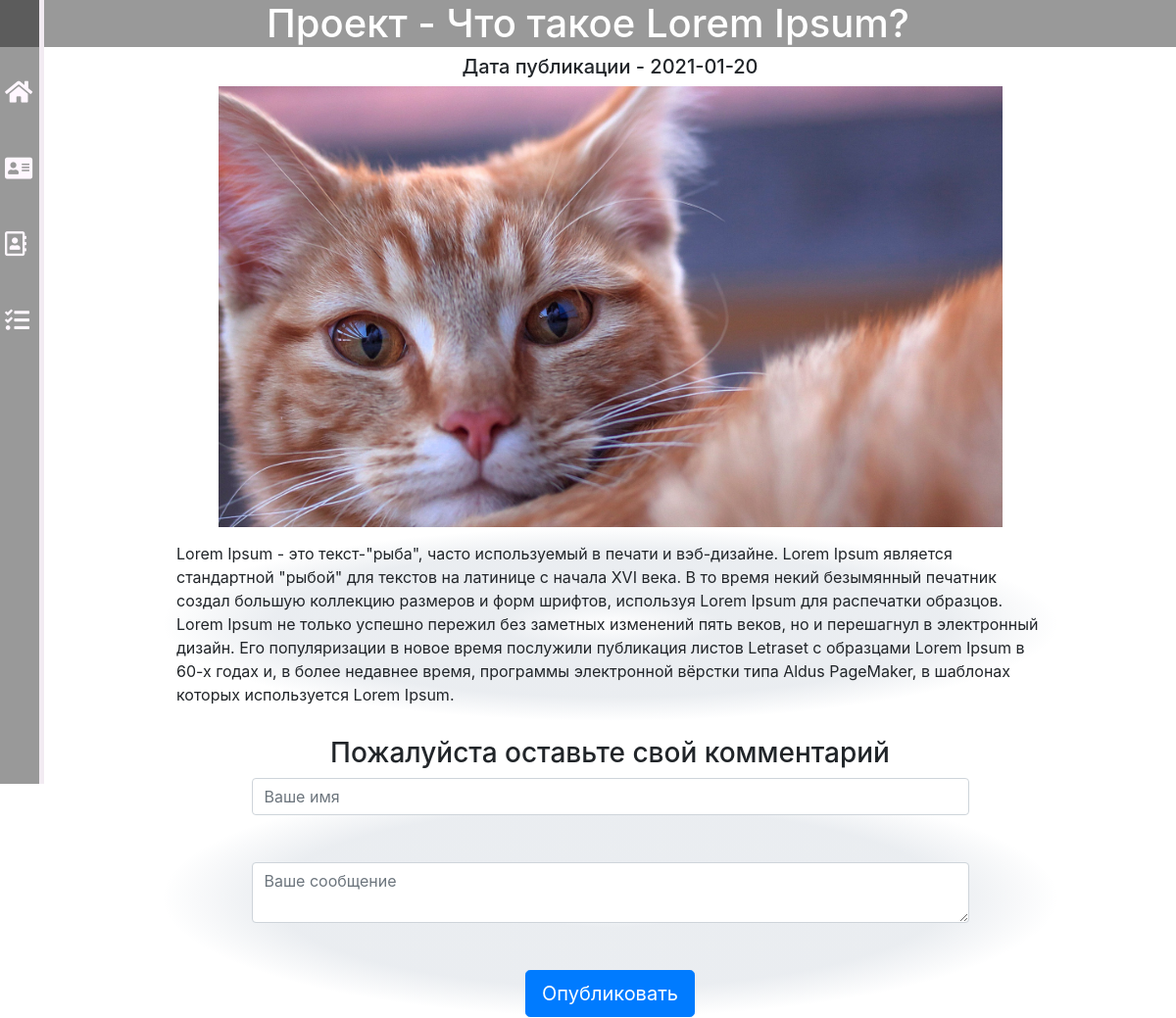
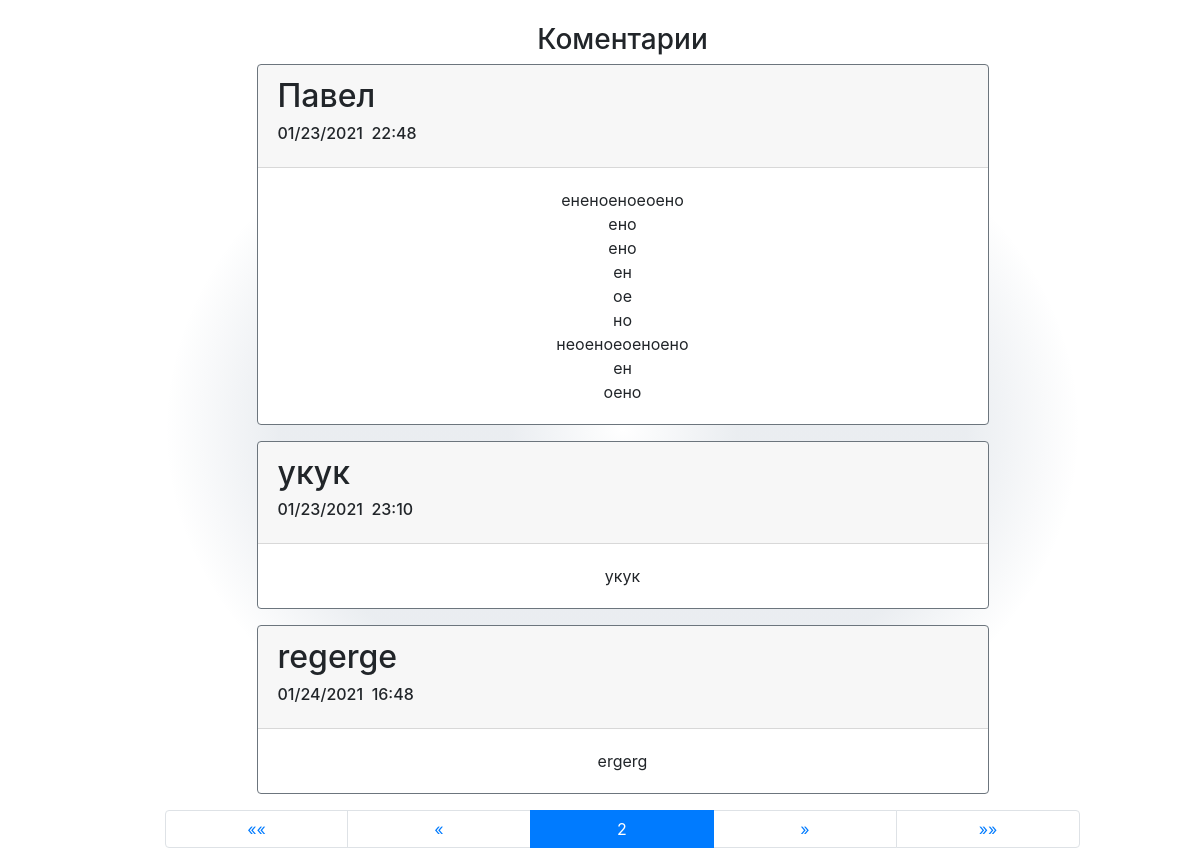
/project/26?page=2, run on the app's committed database (2 pictures, top to bottom).
### main/models.py (models this page shows)
class Project(models.Model):
    name = models.CharField(max_length=30)
    date = models.DateTimeField()
    image = models.ImageField(upload_to="main/media/", default="main/media/koshka-koteika-ryzhaia-mordochka-vzgliad.jpg")
    text = models.TextField()

class Comment(models.Model):
    project = models.ForeignKey(Project, on_delete=models.CASCADE)
    author = models.CharField(max_length=30)
    date = models.DateTimeField()
    comment = models.TextField()

### main/views.py (the view, shortened to what this page needs)
# urls.py: path('project/<int:number_of_project>', views.project),
def project(request, number_of_project):
    if Project.objects.get(id=number_of_project):
        dictinary = model_to_dict(Project.objects.get(id=number_of_project))
        list_comments = Paginator(list(Comment.objects.filter(project=number_of_project)), 3)
        page_number = request.GET.get('page')
        dictinary['comments'] = list_comments.get_page(page_number)
        dictinary['text'] = dictinary['text'].replace("\n", "<br>")
        return render(request, 'main/project.html', dictinary)
    else:
        return redirect('/')

### main/templates/main/project.html (shortened to what this page needs)
{% extends 'main/layout.html' %}
{% load static %}
{% block styles %}
<link rel="stylesheet" href="{% static 'main/project.css' %}">
{% endblock %}
{% block name %}<h1>Проект - {{name}}</h1>{% endblock %}
{% block content %}
<h5>Дата публикации - {{date|date:'Y-m-d'}}</h5>
<img id="project_img" src="{{image.url}}" alt="My image">
<p id="text">{{text | safe}}</p>
<h3>Пожалуйста оставьте свой комментарий</h3>
<form method="POST", action="{{id}}">
    <input type="text", name="author", placeholder="Ваше имя" class="form-control">
    <br><br>
    <textarea name="comment", placeholder="Ваше сообщение" class="form-control"></textarea>
    <br><br>
    <input type="submit", value="Опубликовать" class="btn btn-primary btn-lg">
</form>
<br/>
{% if comments %}
<h3>Коментарии</h3>
<div id="comments">
{% for comment in comments %}
    <div class="card border-secondary mb-3">
      <div class="card-header"><h2>{{comment.author}}
          <h6 class="card-title">{{comment.date |date:"SHORT_DATE_FORMAT"}}
                                 {{comment.date |time:"G:i "}}</h6></h2>
      </div>
      <div class="card-body">
        <p class="card-text">{{comment.comment | safe}}</p>
      </div>
    </div>
{% endfor %}
</div>
<ul class="pagination">
    {% if comments.has_previous %}
        <li class="page-item">
            <a href="?page=1" class="page-link">&laquo;&laquo;</a>
        </li>
        <li class="page-item">
            <a href="?page={{ comments.previous_page_number }}" class="page-link">&laquo;</a>
        </li>
    {% else %}
        <li class="page-item disabled">
            <a class="page-link" href="#">&laquo;</a>
        </li>
    {% endif %}
    <li class="page-item active">
        <a class="page-link" href="#">{{ comments.number }}</a>
    </li>
    {% if comments.has_next %}
        <li class="page-item">
            <a href="?page={{ comments.next_page_number }}" class="page-link">&raquo;</a>
        </li>
        <li class="page-item">
            <a href="?page={{ comments.paginator.num_pages }}" class="page-link">&raquo;&raquo;</a>
        </li>
    {% else %}
        <li class="page-item disabled">
            <a class="page-link" href="#">&raquo;</a>
        </li>
    {% endif %}
</ul>
{% endif %}
{% endblock %}

### main/static/main/layout.css (style rules this page uses)
html { scroll-behavior: smooth; }
body { background: #ffffff; }
h1 { background-color: rgb(0,0,0); background-color: rgba(0,0,0, 0.4); color: white; text-align:center; }
body img { max-width: 100vh; float: top; max-height: 100vh; }

### main/static/main/project.css (style rules this page uses)
#text { padding: 15px; text-align: left; }
#text, form, #comments { background:radial-gradient(ellipse closest-side,rgba(50,80,115, 0.0), rgba(50,80,115, 0.1), rgba(50,80,115, 0.1), rgba(50,80,115, 0.1), rgba(50,80,115, 0)); }
.card, .form-control { margin-left: auto; margin-right: auto; width:80%; }
h2, h6 { text-align: left; }
.page-item { width:100%; }

### data on the page
Project: name "Что такое Lorem Ipsum?", date "2021-01-20", text "Lorem Ipsum - это текст-\"рыба\", часто используемый в печати и вэб-дизайне. Lorem Ipsum является стандартной \"рыбой\" для текстов на латинице с начала XVI века. В то время некий безымянный печатник создал большую коллекцию размеров и форм шрифтов, используя Lorem Ipsum для распечатки образцов. Lorem Ipsum не только успешно пережил без заметных изменений пять веков, но и перешагнул в электронный дизайн. Его популяризации в новое время послужили публикация листов Letraset с образцами Lorem Ipsum в 60-х годах и, в более недавнее время, программы электронной вёрстки типа Aldus PageMaker, в шаблонах которых используется Lorem Ipsum."
Comment: author "Павел", date "01/23/2021", date "22:48", comment "ененоеноеоено ено ено ен ое но неоеноеоеноено ен оено"
Comment: author "укук", date "01/23/2021", date "23:10", comment "укук"
Comment: author "regerge", date "01/24/2021", date "16:48", comment "ergerg"

### other printed values
{{ comments.number }} "2"
